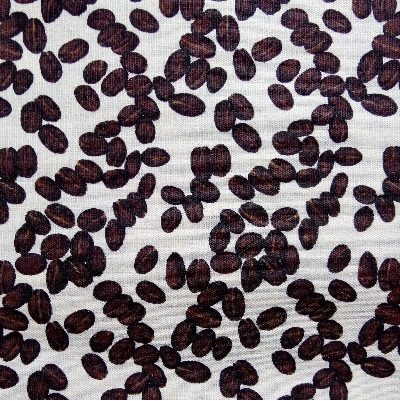
#> input picture visao-computacional/images/cafe.jpg, 400 x 401 px
$ python 03-segmentacao-de-objetos.py
#> lines starting #> are read from the running program, lines starting #| are printed output that depends on the picture; after the words box and inside, x2 and y2 are one past the last pixel; in counts of white or black regions, pixels touching at a corner belong together
import cv2 as cv
import numpy as np
from matplotlib import pyplot as plt

'''
Segmentar consiste em isolar e separar uma determinada região da imagem para posterior análise.
A limiarização de uma imagem é uma técnica usada para aplicar a segmentação.
'''

# Limiarização Binária (Binarização)

image = cv.imread('images/cafe.jpg')
#> image is the input picture: shape (401, 400, 3); mean B, G, R 113.4, 108.5, 118.6

metodo = cv.THRESH_BINARY_INV # O objeto de interesse ficará na cor branca

# O método threshold retorna 2 valores: Limite usado no limiar e a imagem limiarizada

ret, imagemBinarizada = cv.threshold(image, 200, 255, metodo)
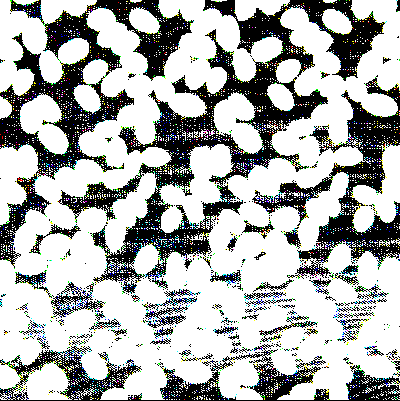
#> imagemBinarizada: shape (401, 400, 3); mean B, G, R 174.2, 175.8, 173.4

cv.imshow('Imagem original', image)
cv.imshow('Imagem com limiarização binária', imagemBinarizada)
cv.imwrite('images/cafeBinarizado.jpg', imagemBinarizada)

cv.waitKey()
cv.destroyAllWindows()


# Binarização Adaptativa

image = cv.imread('images/olho.PNG', 0)
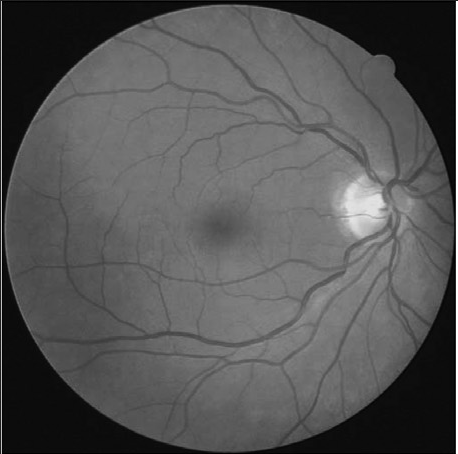
#> input picture visao-computacional/images/olho.PNG, 458 x 454 px
#> image is the input picture: shape (454, 458); min 0, max 255, mean 84.8

imgGauss = cv.medianBlur(image, 7)

th2 = cv.adaptiveThreshold(imgGauss, 255, cv.ADAPTIVE_THRESH_MEAN_C, cv.THRESH_BINARY, 11, 5)
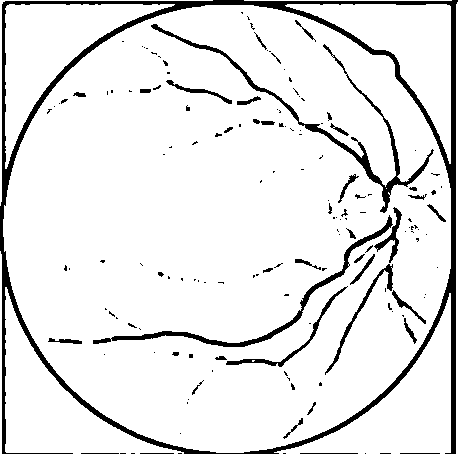
#> th2: shape (454, 458); 90.8% white; 155 black regions (112 under 20 px), largest, box (x1, y1, x2, y2) and area: (0, 0, 458, 454) 11074, (151, 24, 434, 213) 2214, (93, 215, 393, 347) 1666
th3 = cv.adaptiveThreshold(imgGauss, 255, cv.ADAPTIVE_THRESH_GAUSSIAN_C, cv.THRESH_BINARY, 11, 2)
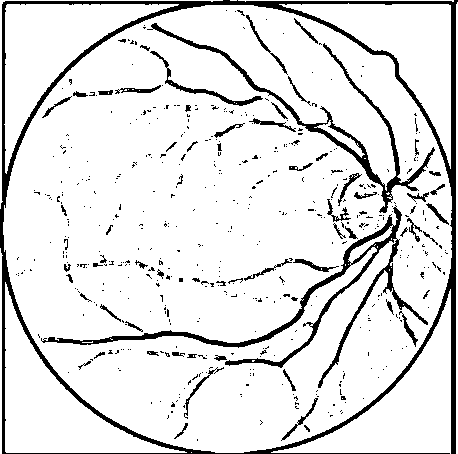
#> th3: shape (454, 458); 88.9% white; 504 black regions (437 under 20 px), largest, box (x1, y1, x2, y2) and area: (0, 0, 458, 454) 10401, (41, 205, 428, 388) 4096, (147, 23, 435, 213) 2689

cv.imshow('Imagem Original', image)
cv.imshow('Imagem Média', th2)
cv.imshow('Imagem Gaussiana', th3)

cv.imwrite('images/olhoBinarizadoAdptativoMean.jpg', th2)
cv.imwrite('images/olhoBinarizadoAdaptativoGaussian.jpg', th3)

cv.waitKey()
cv.destroyAllWindows()


# Binarização por OTSU

image = cv.imread('images/cafe.jpg', 0)
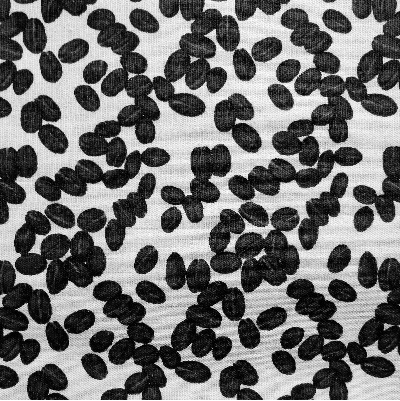
#> image: shape (401, 400); min 0, max 255, mean 112

metodo = cv.THRESH_BINARY_INV + cv.THRESH_OTSU

ret, imagemBinaria = cv.threshold(image, 0, 255, metodo)
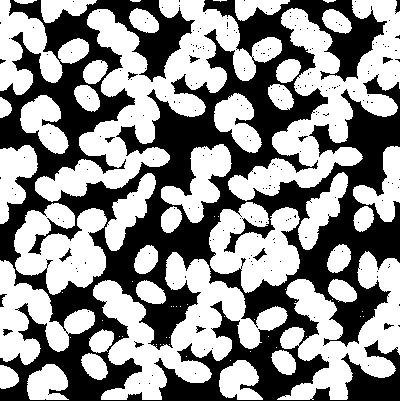
#> imagemBinaria: shape (401, 400); 55.5% white; 225 black regions (211 under 20 px), largest, box (x1, y1, x2, y2) and area: (0, 0, 400, 401) 70561, (253, 248, 267, 261) 61, (59, 248, 72, 262) 56
#> ret = 121

print('O melhor limiar é: ', ret)
#| O melhor limiar é:  121.0

plt.hist(image.ravel(), 256, [0,256])
cv.imshow('Imagem Original', image)
plt.show()
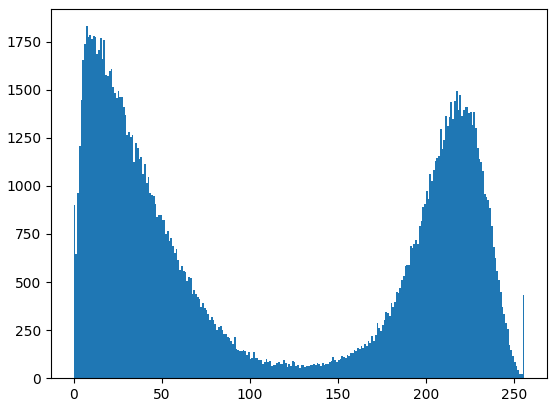
#> figure drawn by matplotlib, 1 panel; tallest bar 1830 high, from x = 7 to 8
cv.imshow('Imagem Binarizada por OTSU', imagemBinaria)

cv.imwrite('images/cafeBinarizadoPorOTSU.jpg', imagemBinaria)

cv.waitKey()
cv.destroyAllWindows()
